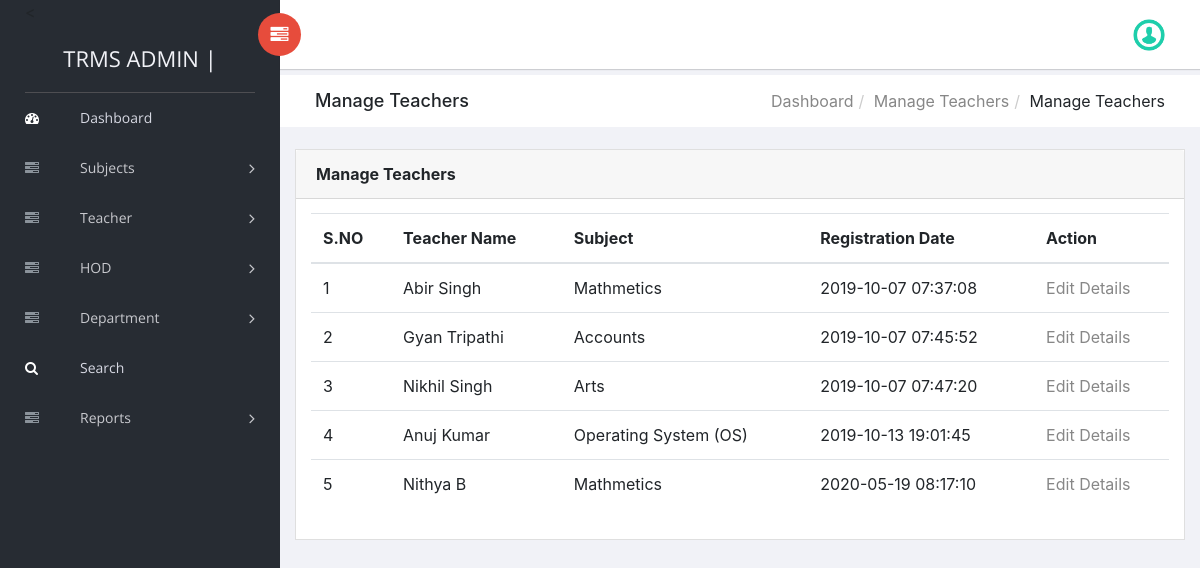
The app's page /trms/admin/manage-teacher.php (signed in) with its own data.
### tables this page shows
CREATE TABLE `tblteacher` (
  `ID` int(10) AUTO_INCREMENT PRIMARY KEY,
  `Name` varchar(120) DEFAULT NULL,
  `Picture` varchar(200) NOT NULL,
  `Email` varchar(120) DEFAULT NULL,
  `MobileNumber` bigint(10) DEFAULT NULL,
  `Qualifications` varchar(120) DEFAULT NULL,
  `Address` varchar(200) DEFAULT NULL,
  `TeacherSub` varchar(120) DEFAULT NULL,
  `JoiningDate` varchar(120) DEFAULT NULL,
  `RegDate` timestamp NOT NULL DEFAULT current_timestamp(),
  `UserName` varchar(64) NOT NULL,
  `Password` varchar(32) NOT NULL,
  `DeptId` int(10) DEFAULT NULL REFERENCES tbldepartment(ID)
);

### trms/admin/manage-teacher.php (the view, shortened to what this page needs)
<?php
include('includes/dbconnection.php');
if (strlen($_SESSION['trmsaid']==0)) {
  header('location:logout.php');
  } else{
  ?>
<!doctype html>
<html class="no-js" lang="en">
<head>
    <link rel="stylesheet" href="vendors/bootstrap/dist/css/bootstrap.min.css">
    <link rel="stylesheet" href="vendors/font-awesome/css/font-awesome.min.css">
    <link rel="stylesheet" href="vendors/themify-icons/css/themify-icons.css">
    <link rel="stylesheet" href="vendors/flag-icon-css/css/flag-icon.min.css">
    <link rel="stylesheet" href="vendors/selectFX/css/cs-skin-elastic.css">
    <link rel="stylesheet" href="assets/css/style.css">
</head>
<body>
    <?php include_once('includes/sidebar.php');?>
    <div id="right-panel" class="right-panel">
        <?php include_once('includes/header.php');?>
        <div class="breadcrumbs">
            <div class="col-sm-4">
                <div class="page-header float-left">
                    <div class="page-title">
                        <h1>Manage Teachers</h1>
                    </div>
                </div>
            </div>
            <div class="col-sm-8">
                <div class="page-header float-right">
                    <div class="page-title">
                        <ol class="breadcrumb text-right">
                            <li><a href="dashboard.php">Dashboard</a></li>
                            <li><a href="manage-teacher.php">Manage Teachers</a></li>
                            <li class="active">Manage Teachers</li>
                        </ol>
                    </div>
                </div>
            </div>
        </div>
        <div class="content mt-3">
            <div class="animated fadeIn">
                <div class="row">
                    <div class="col-lg-12">
                        <div class="card">
                            <div class="card-header">
                                <strong class="card-title">Manage Teachers</strong>
                            </div>
                            <div class="card-body">
                                <table class="table">
                                    <thead>
                                        <tr>
                                            <tr>
                  <th>S.NO</th>
                  <th>Teacher Name</th>
                  <th>Subject</th>
                    <th>Registration Date</th>
                   <th>Action</th>
                </tr>
                                        </tr>
                                        </thead>
                                    <?php
$sql="SELECT * from tblteacher";
$query = $dbh -> prepare($sql);
$query->execute();
$results=$query->fetchAll(PDO::FETCH_OBJ);
$cnt=1;
if($query->rowCount() > 0)
{
foreach($results as $row)
{               ?>
                <tr>
                  <td><?php echo htmlentities($cnt);?></td>
            <td><?php  echo htmlentities($row->Name);?></td>
                  <td><?php  echo htmlentities($row->TeacherSub);?></td>
                  <td><?php  echo htmlentities($row->RegDate);?></td>
                  <td><a href="edit-teacher-detail.php?editid=<?php echo htmlentities ($row->ID);?>">Edit Details</a></td>
                </tr>
               <?php $cnt=$cnt+1;}} ?>
                                </table>
                            </div>
                        </div>
                    </div>
                </div>
            </div>
        </div>
    </div>
</body>
</html>
<?php }  ?>

### records on screen
tblteacher: Name "Abir Singh", TeacherSub "Mathmetics", RegDate "2019-10-07 07:37:08"
tblteacher: Name "Gyan Tripathi", TeacherSub "Accounts", RegDate "2019-10-07 07:45:52"
tblteacher: Name "Nikhil Singh", TeacherSub "Arts", RegDate "2019-10-07 07:47:20"
tblteacher: Name "Anuj Kumar", TeacherSub "Operating System (OS)", RegDate "2019-10-13 19:01:45"
tblteacher: Name "Nithya B", TeacherSub "Mathmetics", RegDate "2020-05-19 08:17:10"
